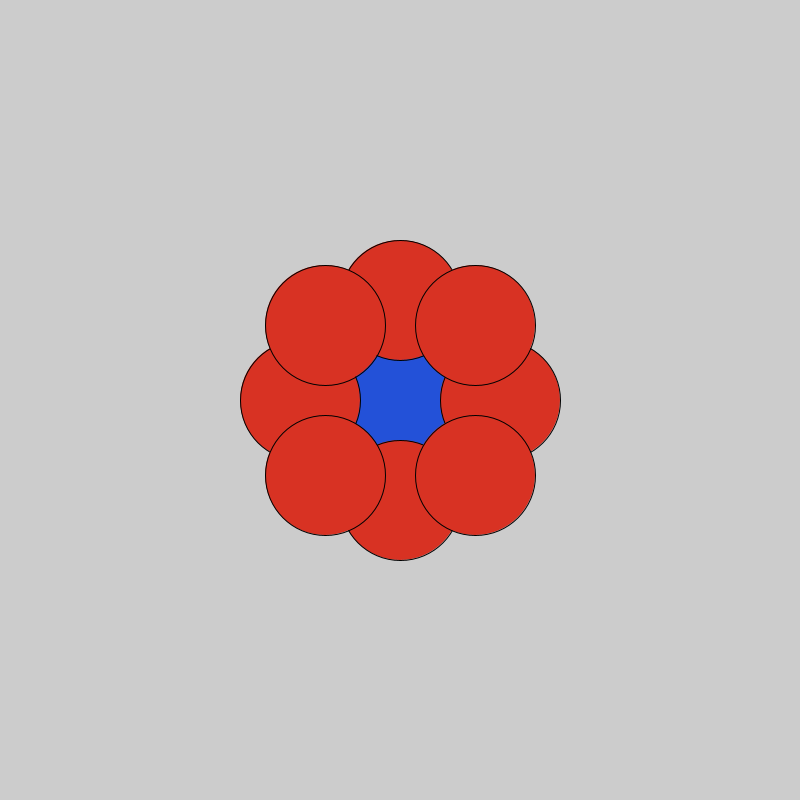
Frame 1 (no input)
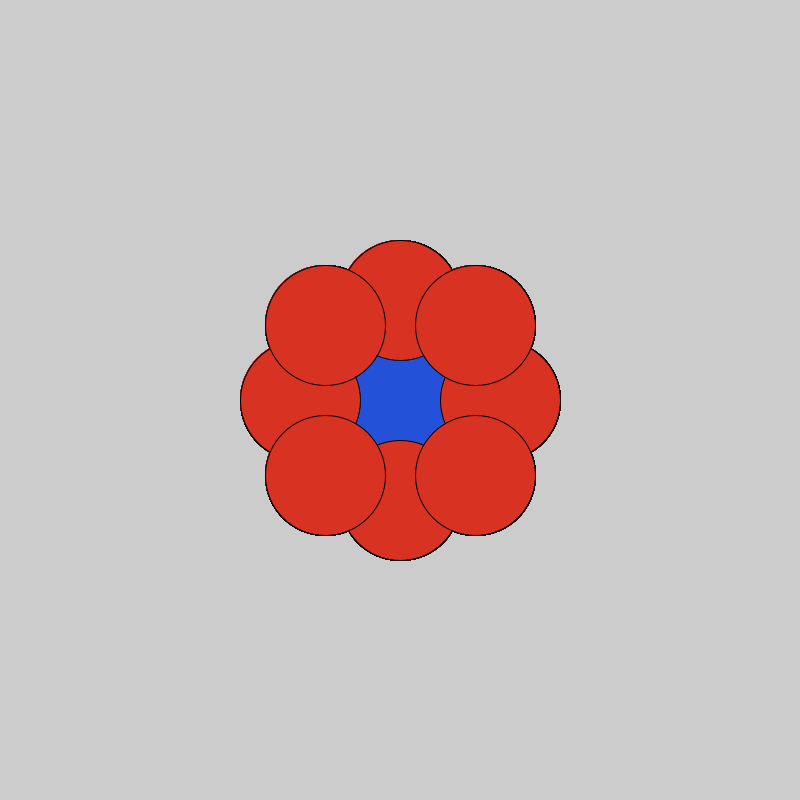
Frame 60 (the mouse pressed at the canvas centre just before this capture)
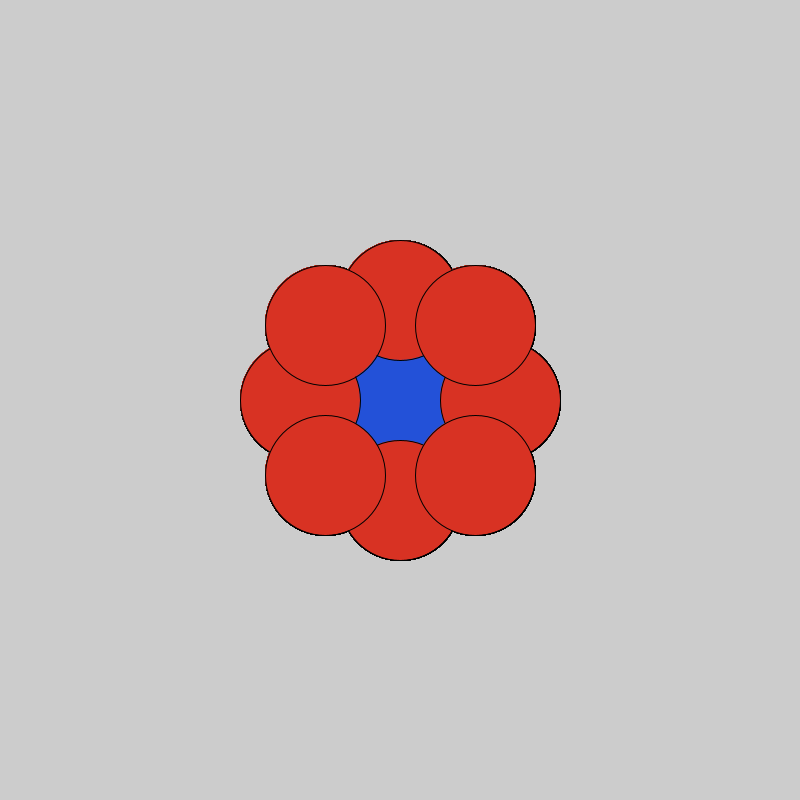
Frame 120 (the mouse held since frame 60 and released just before this capture)

The Processing sketch that drew these frames (run headless with seeded random() and noise(); from frame 60 on, the mouse is pressed at the canvas centre):

// Processing sketch: Funktioner_og_l_kker_4
// ── Funktioner_og_l_kker_4.pde
//opgave 7.3

void setup() {
  size(800, 800);
}
void draw() {
  blueSquare();
  redCircle();
}

void redCircle() {

  fill(#D83223);
  circle(400, 300, 120);
  circle(400, 500, 120);
  circle(300, 400, 120);
  circle(500, 400, 120);
  circle(475, 475, 120);
  circle(325, 325, 120);
  circle(475, 325, 120);
  circle(325, 475, 120);
}

void blueSquare() {
  fill(#2351D8);
  rectMode(CENTER);
  square(400, 400, 100);
}
